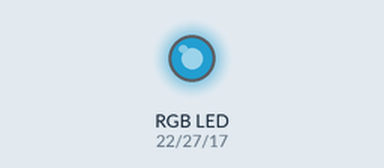
Simulated run of this program. Board: Raspberry Pi (BCM pin numbers). Shown: an RGB LED mixed from three pins (HIGH = lit). Dim RGB values are drawn brighter than linear; random numbers come from a fixed seed.

Above: at 0.15 s.
At 6.15 s:
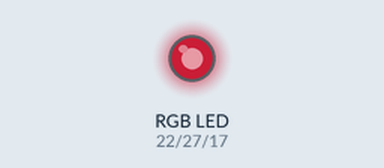
At 10.05 s:
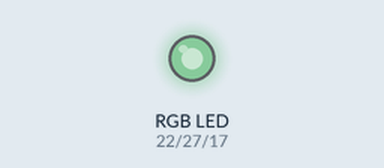
At 19.95 s:
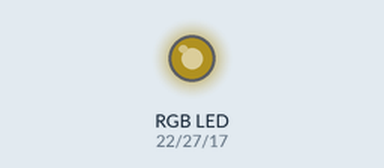
At 30.15 s:
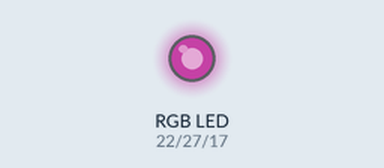
At 39.75 s:
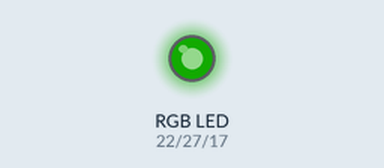
Timing chart, 0 to 40.0 s (numbered marks = the images above):
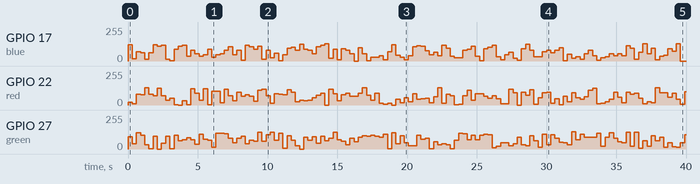

The program:

lesson5_1.py
```python
#!/usr/bin/python3


from time import sleep     # this lets us have a time delay (see line 12)
import random

import RPi.GPIO as GPIO
GPIO.setmode(GPIO.BCM)  # choose BCM numbering scheme.


#設定PIN腳
GPIO.setup(17, GPIO.OUT)# set GPIO 17 as output for blue led
GPIO.setup(27, GPIO.OUT)# set GPIO 27 as output for green led
GPIO.setup(22, GPIO.OUT)# set GPIO 22 as output for red led

hz = 75
#hz = input('Please define the frequency in Herz(recommended:75): ')
#reddc = input('Please define the red LED Duty Cycle: ')
#greendc = input('Please define the green LED Duty Cycle: ')
#bluedc = input('Please define the blue LED Duty Cycle: ')

blue = GPIO.PWM(17, hz)    # create object red for PWM on port 17
green = GPIO.PWM(27, hz)      # create object green for PWM on port 27
red = GPIO.PWM(22, hz)      # create object blue for PWM on port 22
sleeptime = 0.3
try:
        i=15
        while True:
            red.start(random.randint(0,50))
            green.start(random.randint(0,50))
            blue.start(random.randint(0,50))
            sleep(sleeptime)
            #if(i<35):
            #    i+=1
            #else:
             #   i=0


            # red.start(i) # 紅reddc  start red led
            # sleep(sleeptime)                 # wait 0.5 seconds

            # red.start(i*2)
            # green.start(i*0.8) # greendc start green led
            # sleep(sleeptime)                 # wait 0.5 seconds

            # red.start(i*1)
            # green.start(i*1) # greendc start green led
            # sleep(sleeptime)                 # wait 0.5 seconds

            # red.stop()
            # green.start(i*2) # greendc start green led
            # sleep(sleeptime)                 # wait 0.5 seconds


            # green.stop()
            # blue.start(i*1.5)  # bluedc start blue led
            # sleep(sleeptime)
            #               # wait 0.5 seconds


            # red.start(i*0.2) # reddc  start red led
            # blue.start(1.5*i)  # bluedc start blue led
            # green.start(0.2)
            # sleep(sleeptime)                 # wait 0.5 seconds


            # green.stop()
            # red.start(1*i) # reddc  start red led
            # blue.start(1*i)  # bluedc start blue led
            # sleep(sleeptime)


            # red.stop()                 #stop red led
            # #sleep(sleeptime)                 # wait 0.5 seconds
            # green.stop()               #stop green led
            # #sleep(sleeptime)                 # wait 0.5 seconds
            # blue.stop()                #stop blue led
            # sleep(sleeptime)                 # wait 0.5 seconds
except KeyboardInterrupt:
        red.stop()   #stop red led
        green.stop() #stop green led
        blue.stop()  #stop blue led
        GPIO.cleanup()          # clean up GPIO on CTRL+C exit
        print("應用程式結束")
```

Measured:
- by itself, GPIO 22 (red): 0/255 → 20/255 at 0.00 s, → 10/255 0.30 s later, → 79/255 0.30 s later, → 77/255 0.30 s later, … (131 changes in this stretch)
- by itself, GPIO 17 (blue): 0/255 → 122/255 at 0.00 s, → 18/255 0.30 s later, → 71/255 0.30 s later, → 61/255 0.30 s later, … (132 changes in this stretch)
